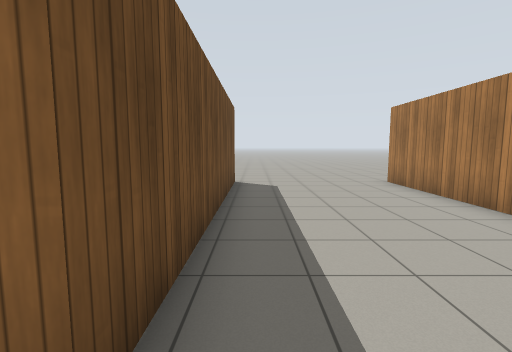
View 1 (above)

17 first-person views from a walk through a world built for the Gazebo simulator. The camera is 1.2 m above the floor, tilts 6° down and sees 85° across. The floor is counted in squares, 1 m on a side. Each view is taken from the middle of a square. On the plan, view 1 faces up. The plan holds only what a view shows up to about 12 squares ahead; the rest is blank. Gazebo's built-in surfaces are drawn with simple patterns.

View 2
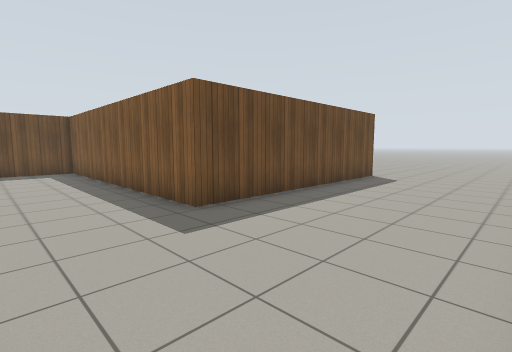

View 3
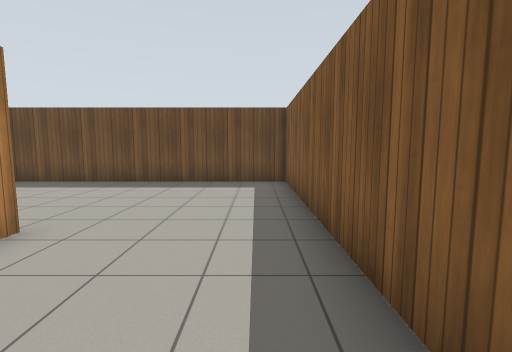

View 4
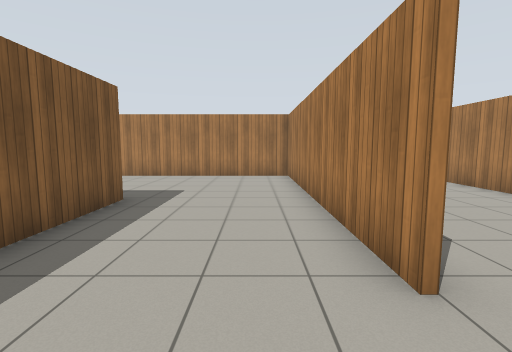

View 5
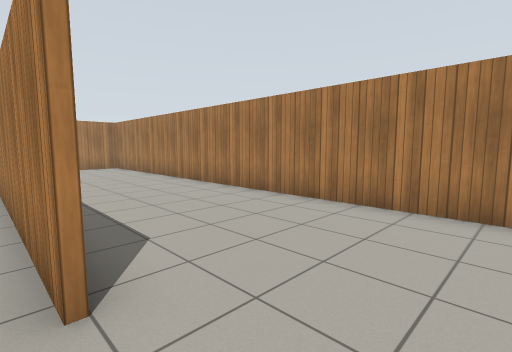

View 6
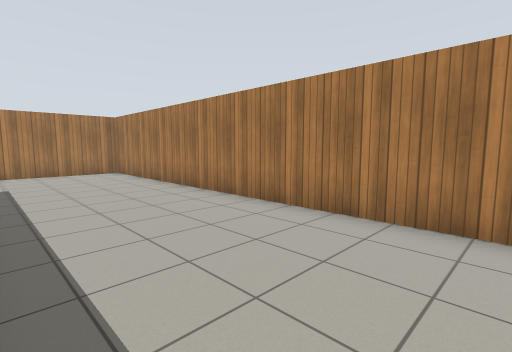

View 7
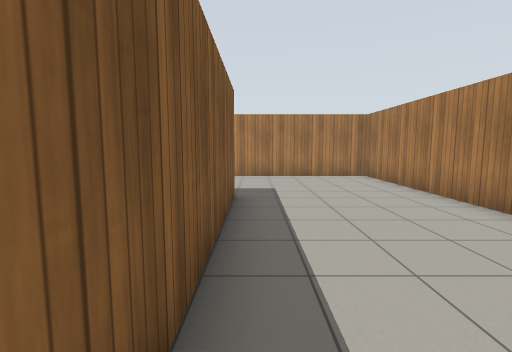

View 8
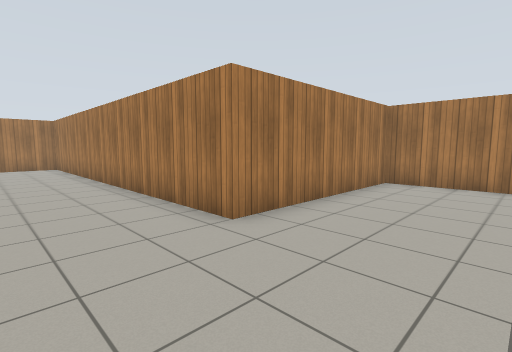

View 9
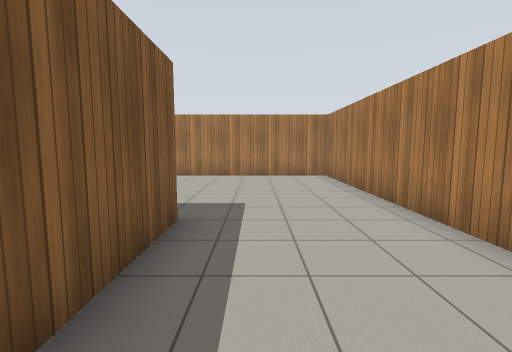

View 10
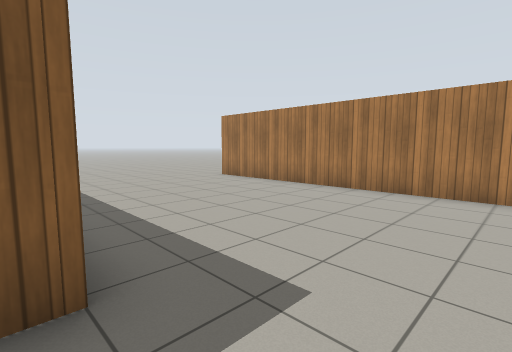

View 11
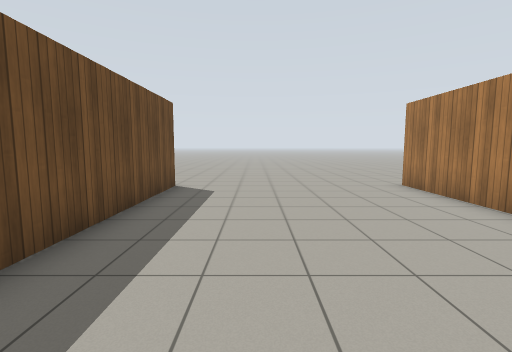

View 12
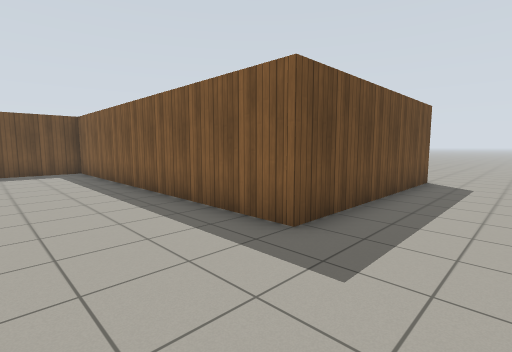

View 13
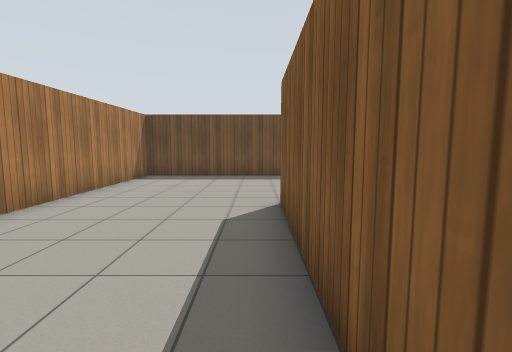

View 14
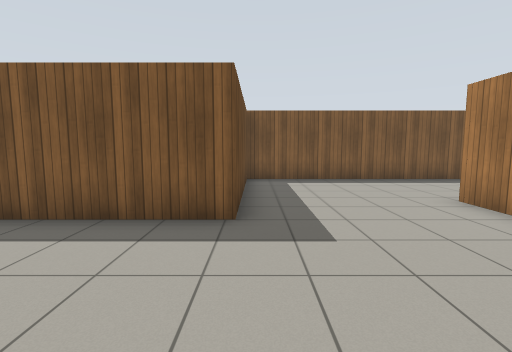

View 15
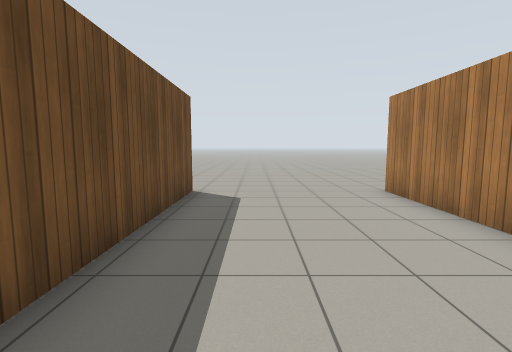

View 16
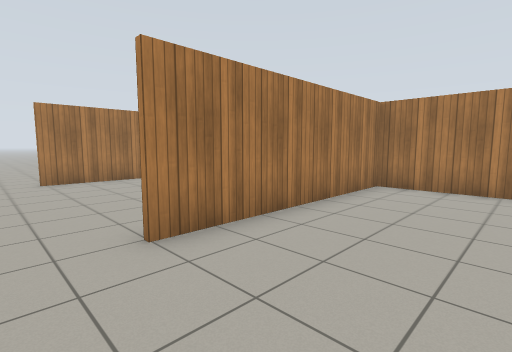

View 17
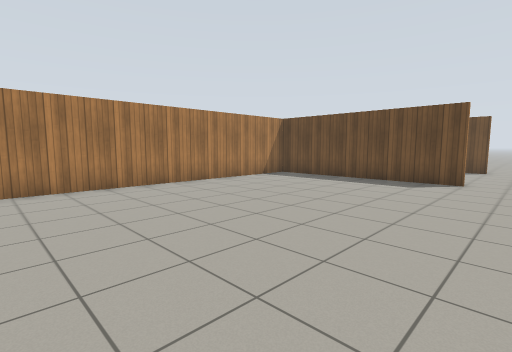

### Floor plan
Points are (right, up) in squares from view 1. A wall is a line through its corners. A room is listed if a view was taken in it or the views show most of it. See-through windows are left out.
Room 1 (views 1, 2, 3, 4, 5, 6, 7, 8, 9, 10, 11, 12, 13, 14, 15)
walls: (4.7, 1.9) (4.7, -3.5) (-4.9, -3.5); (-4.9, -3.3) (4.5, -3.3) (4.5, 9.6); (-0.7, 9.6) (-0.7, 1) (-10.6, 1) (-10.6, -8.5) (9.5, -8.5) (9.5, -1.9) (23.6, -1.9) (23.6, 9.8); (16.5, 9.6) (16.5, 2.3) (4.6, 2.3)
ways out: opening at (5, 10.5) to room 2; opening at (17, 10.5) to room 2; opening at (-1, 10.5); opening at (24, 10.5)
Room 2 (views 16, 17)
walls: (6.4, 2.4) (16.4, 2.4) (16.4, 9.6); (4.7, 9.6) (4.7, 4.2)
ways out: opening at (5, 10.5) to room 1; opening at (17, 10.5) to room 1

Where each view was taken, in squares from view 1:
view 1: 0 up, 0 right, facing up
view 2: 2 down, 4 right, facing up-left
view 3: 0 up, 1 left, facing left
view 4: 2 down, 7 left, facing right
view 5: 3 down, 7 left, facing down-right
view 6: 4 down, 4 left, facing down-right
view 7: 4 down, 2 left, facing right
view 8: 1 up, 6 right, facing down-right
view 9: 1 up, 12 right, facing right
view 10: 0 up, 16 right, facing up-right
view 11: 1 up, 19 right, facing up
view 12: 1 down, 19 right, facing up-left
view 13: 4 down, 1 right, facing left
view 14: 8 down, 5 right, facing up
view 15: 2 up, 1 right, facing up
view 16: 11 up, 13 right, facing down-right
view 17: 11 up, 15 right, facing down-left
